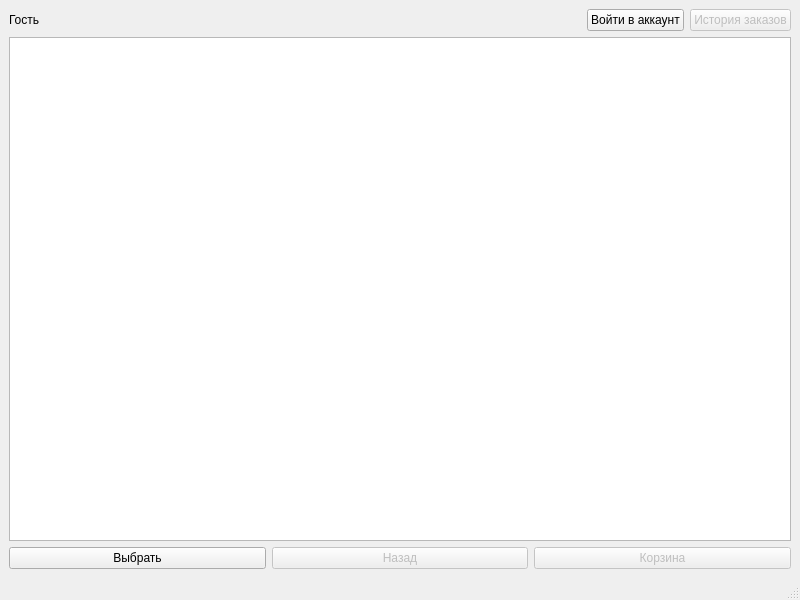
<?xml version="1.0" encoding="UTF-8"?>
<ui version="4.0">
 <class>OrderWindow</class>
 <widget class="QMainWindow" name="OrderWindow">
  <property name="geometry">
   <rect>
    <x>0</x>
    <y>0</y>
    <width>800</width>
    <height>600</height>
   </rect>
  </property>
  <property name="windowTitle">
   <string>Полевая кухня</string>
  </property>
  <widget class="QWidget" name="centralwidget">
   <layout class="QVBoxLayout" name="verticalLayout">
    <item>
     <layout class="QHBoxLayout" name="horizontalLayout">
      <item>
       <widget class="QLabel" name="client_label">
        <property name="text">
         <string>Гость</string>
        </property>
       </widget>
      </item>
      <item>
       <spacer name="horizontalSpacer">
        <property name="orientation">
         <enum>Qt::Horizontal</enum>
        </property>
        <property name="sizeHint" stdset="0">
         <size>
          <width>40</width>
          <height>20</height>
         </size>
        </property>
       </spacer>
      </item>
      <item>
       <widget class="QPushButton" name="account_Button">
        <property name="text">
         <string>Войти в аккаунт</string>
        </property>
       </widget>
      </item>
      <item>
       <widget class="QPushButton" name="history_Button">
        <property name="enabled">
         <bool>false</bool>
        </property>
        <property name="text">
         <string>История заказов</string>
        </property>
       </widget>
      </item>
     </layout>
    </item>
    <item>
     <widget class="QListWidget" name="listWidget"/>
    </item>
    <item>
     <layout class="QHBoxLayout" name="horizontalLayout_2">
      <item>
       <widget class="QPushButton" name="select_Button">
        <property name="text">
         <string>Выбрать</string>
        </property>
       </widget>
      </item>
      <item>
       <widget class="QPushButton" name="back_Button">
        <property name="enabled">
         <bool>false</bool>
        </property>
        <property name="text">
         <string>Назад</string>
        </property>
       </widget>
      </item>
      <item>
       <widget class="QPushButton" name="cart_finish_Button">
        <property name="enabled">
         <bool>false</bool>
        </property>
        <property name="text">
         <string>Корзина</string>
        </property>
       </widget>
      </item>
     </layout>
    </item>
   </layout>
  </widget>
  <widget class="QMenuBar" name="menubar">
   <property name="geometry">
    <rect>
     <x>0</x>
     <y>0</y>
     <width>800</width>
     <height>32</height>
    </rect>
   </property>
  </widget>
  <widget class="QStatusBar" name="statusbar"/>
 </widget>
 <resources/>
 <connections/>
</ui>
